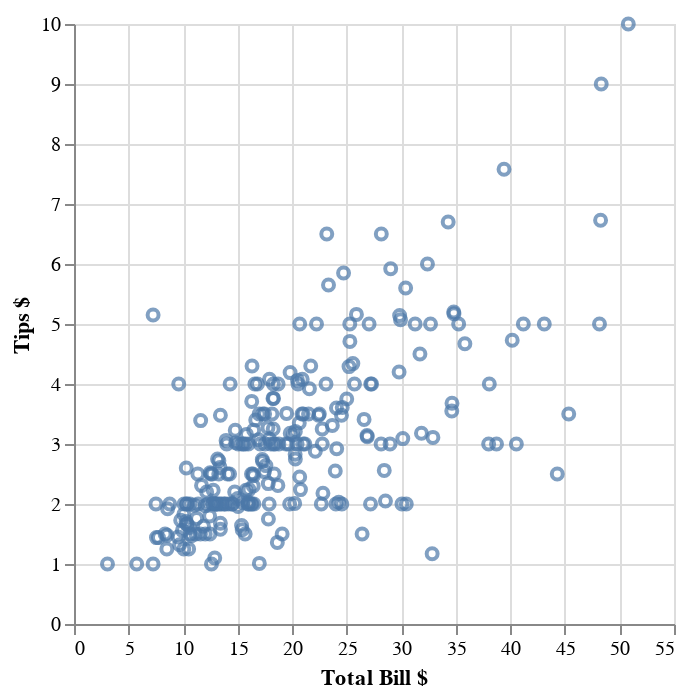

Notebook code cell kept with this figure:
### Markdown cell above
🔴 `x=alt.X("total_bill", type="quantitative", title="Total Bill $")`  
  Adds explicit axis configuration:  
  - `type="quantitative"` ensures numeric interpretation  
  - `title="Total Bill $"` sets a custom axis label  

- `y=alt.Y("tip", type="quantitative", title="Tips $")`  
  Similarly configures the y-axis with numeric type and a custom label `"Tips $"`

### Code cell
chart = alt.Chart(tips).mark_point().encode(
    x=alt.X("total_bill", type="quantitative", title="Total Bill $"),
    y=alt.Y("tip", type="quantitative", title="Tips $"),
)
chart

### Figure 1 — Vega-Lite specification as saved in the notebook (floating-point values rounded to 4 significant figures; data arrays with more than 128 entries replaced by an {"elided": "..."} marker saying what was removed)
{"config": {"view": {"continuousWidth": 300, "continuousHeight": 300}}, "data": {"name": "data-362d1a3aede62850ce7cd49b1d5f5d1d"}, "mark": {"type": "point"}, "encoding": {"x": {"field": "total_bill", "title": "Total Bill $", "type": "quantitative"}, "y": {"field": "tip", "title": "Tips $", "type": "quantitative"}}, "$schema": "https://vega.github.io/schema/vega-lite/v5.8.0.json", "datasets": {"data-362d1a3aede62850ce7cd49b1d5f5d1d": {"elided": "244 records"}}}
